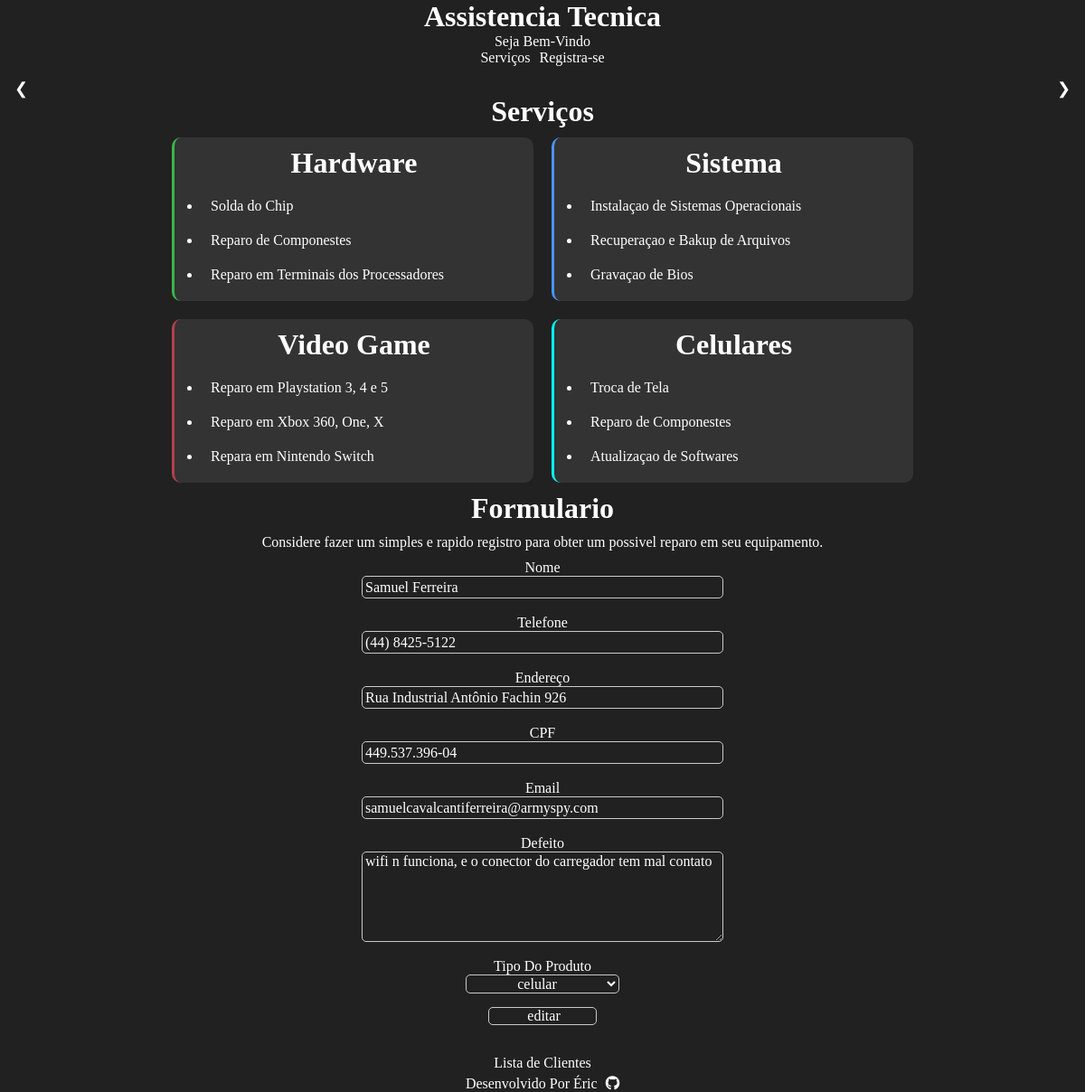
Page /Crud/editar.php?id_cliente=52 on the committed database.
### tables this page shows
CREATE TABLE `cliente` (
  `id_cliente` int(11) NOT NULL AUTO_INCREMENT,
  `nome` varchar(255) NOT NULL,
  `telefone` varchar(255) NOT NULL,
  `endereco` text NOT NULL,
  `cpf` varchar(15) NOT NULL,
  `email` text NOT NULL,
  `defeito` text NOT NULL,
  `id_produto` int(11) DEFAULT NULL,
  `dh_registro` datetime DEFAULT NULL,
  PRIMARY KEY (`id_cliente`)
);

### Poo/ClientesDao.php (called while the page is built, shortened)
<?php
class ClientesDao
{
    public function read_where($id_cliente)
    {
        $sql = "SELECT * FROM cliente WHERE id_cliente = $id_cliente";
        $connection = new Conexao();
        $con =  $connection->getConn();
        return mysqli_query($con, $sql);
    }
}

### Poo/ProdutoDao.php (called while the page is built, shortened)
<?php
class ProdutoDao
{
    public function read()
    {
        $sql = "SELECT * FROM produto";
        $connection = new Conexao();
        $con =  $connection->getConn();
        return mysqli_query($con, $sql);
    }
}

### Crud/editar.php (the view, shortened to what this page needs)
<?php
require_once '../Poo/ClientesDao.php';
$id_clientes = new Clientes();
$id_clientes->get($_GET);
$cliente = new Clientesdao();
$resultado = $cliente->read_where($id_clientes->getId_cliente());
$clientes = mysqli_fetch_array($resultado);
?>
<!DOCTYPE html>
<html lang="pt-br">
<head>
    <link rel="stylesheet" href="../Main/css/Style.css">
    <link rel="stylesheet" href="../Main/css/SliderShow.css">
</head>
<body>
    <header>
        <h1 class="titulos">Assistencia Tecnica</h1>
        <p class="textos">Seja Bem-Vindo</p>
        <nav>
            <ul>
                <li><a href="#Serviços" class="textos">Serviços</a></li>
                <li><a href="#Formulario" class="textos">Registra-se</a></li>
            </ul>
        </nav>
    </header>
    <section class="slideshow-container">
        <div class="mySlides fade">
        </div>
        <a class="prev" onclick="plusSlides(-1)">&#10094;</a>
        <a class="next" onclick="plusSlides(1)">&#10095;</a>
    </section>
    <h1 class="servicos titulos" id="Serviços">Serviços</h1>
    <section class="row">
        <div class="card green">
            <h2 class="titulos">Hardware</h2>
            <p>
            <ul>
                <li class="textos">Solda do Chip</li>
                <li class="textos">Reparo de Componestes</li>
                <li class="textos">Reparo em Terminais dos Processadores</li>
            </ul>
            </p>
        </div>
        <div class="card blue">
            <h2 class="titulos">Sistema</h2>
            <p>
            <ul>
                <li class="textos">Instalaçao de Sistemas Operacionais</li>
                <li class="textos">Recuperaçao e Bakup de Arquivos</li>
                <li class="textos">Gravaçao de Bios</li>
            </ul>
            </p>
        </div>
        <div class="card red">
            <h2 class="titulos">Video Game</h2>
            <p>
            <ul>
                <li class="textos">Reparo em Playstation 3, 4 e 5</li>
                <li class="textos">Reparo em Xbox 360, One, X</li>
                <li class="textos">Repara em Nintendo Switch</li>
            </ul>
            </p>
        </div>
        <div class="card cian">
            <h2 class="titulos">Celulares</h2>
            <p>
            <ul>
                <li class="textos">Troca de Tela</li>
                <li class="textos">Reparo de Componestes</li>
                <li class="textos">Atualizaçao de Softwares</li>
            </ul>
            </p>
        </div>
    </section>
    <section class="form">
        <h1 class="titulos" id="Formulario">Formulario</h1>
        <p class="textos">Considere fazer um simples e rapido registro para obter um possivel reparo em seu equipamento.
        </p>
        <form action="../Crud/update.php" method="post">
            <label for="nome" class="textos">Nome</label>
            <input class="textos" type="text" name="nome" id="nome" placeholder="Digite Seu Nome" required value="<?php echo $clientes['nome']; ?>"><br>
            <label for="telefone" class="textos">Telefone</label>
            <input class="textos" type="tel" name="telefone" id="telefone" placeholder="Digite Seu Telefone" required value="<?php echo $clientes['telefone']; ?>"><br>
            <label for="endereço" class="textos">Endereço</label>
            <input class="textos" type="text" name="endereco" id="endereco" placeholder="Digite Seu Endereço" required value="<?php echo $clientes['endereco']; ?>"><br>
            <label for="cpf" class="textos">CPF</label>
            <input class="textos" type="text" name="cpf" id="cpf" placeholder="Digite Seu Cpf" required value="<?php echo $clientes['cpf']; ?>"><br>
            <label for="email" class="textos">Email</label>
            <input class="textos" type="email" name="email" id="email" placeholder="Digite Seu Email" required value="<?php echo $clientes['email']; ?>"><br>
            <label for="defeito" class="textos">Defeito</label>
            <textarea class="textos" name="defeito" id="defeito" cols="30" rows="10" placeholder="Descreva o Defeito Do Equipamento" required><?php echo $clientes['defeito']; ?></textarea><br>
            <label class="textos" for="defeito">Tipo Do Produto</label>
            <select class="textos" required name="id_produto">
                <?php
                require_once '../Poo/ProdutoDao.php';
                $ProdutoDao = new ProdutoDao();
                $resultado = $ProdutoDao->read();
                while ($produtos = mysqli_fetch_array($resultado)) {
                    if ($produtos['id_produto'] == $clientes['id_produto']) {
                ?>
                        <option selected value="<?php echo $produtos['id_produto']; ?>"><?php echo $produtos['tipo']; ?> </option>
                    <?php
                    } else {
                    ?>
                        <option value="<?php echo $produtos['id_produto']; ?>"><?php echo $produtos['tipo']; ?> </option>
                <?php
                    }
                }
                ?>
            </select>
            <input class="textos" type="submit" name="btn-editar" value="editar"><br>
        </form>
        <a class="textos" href="../Main/TabelaAdm.php">Lista de Clientes</a>
    </section>
    <footer>
        <a target="_black" href="https://github.com/ericrq" class="textos">Desenvolvido Por Éric <i class="fa fa-github"></i></a>
    </footer>
</body>
</html>

### Main/css/Style.css (style rules this page uses)
* { margin: 0; padding: 0; outline: 0; box-sizing: border-box; background-color: #212121; scroll-behavior: smooth; text-decoration: none; }
.titulos { font-family: 'Sriracha', cursive; color: #fff; font-size: 2em; text-align: center; }
.textos { font-family: 'Passion One', cursive; color: #fff; font-size: 1em; }
header { text-align: center; margin-bottom: 10px; }
nav ul { list-style-type: none; margin: 0; padding: 0; display: flex; justify-content: center; }
nav a { margin-left: 5px; margin-right: 5px; }
.servicos { text-align: center; margin-top: 2px; }
.row { display: flex; justify-content: center; align-items: center; }
.card { border-radius: 10px; padding: 10px 30px; width: 400px; transition: all 0.3s ease-out; background-color: #333333; margin: 10px; }
.card h2 { padding-bottom: 10px; }
.card li { padding: 10px; }
.card>p, .card>h2, .card li { background-color: #333333; }
@media (max-width: 1300px) { .row { flex-wrap: wrap; } }
.blue { border-left: 3px solid #4895ff; }
.green { border-left: 3px solid #3bb54a; }
.red { border-left: 3px solid #b3404a; }
.cian { border-left: 3px solid #00ffff; }
.form { display: flex; flex-direction: column; align-items: center; }
form { width: 400px; height: 100%; display: flex; flex-direction: column; align-items: center; }
input { width: 100%; height: 25px; border-radius: 5px; background-color: #212121; border: 1px solid #cacaca; padding-left: 3px; }
::placeholder { font-family: 'Sriracha', cursive; font-size: 1em; color: #fff; text-align: center; }
textarea { border: 1px solid #cacaca; width: 100%; height: 100px; border-radius: 5px; background-color: #212122; padding: 1px 3px 0px 3px; }
select, option { width: 170px; border: 1px solid #cacaca; border-radius: 5px; text-align: center; }
button, input[type="submit"] { margin-top: 15px; border-radius: 5px; width: 30%; height: 100%; background-color: #212121; border: 1px solid #cacaca; cursor: pointer; margin-bottom: 15px; }
.form p { padding: 10px 55px; text-align: center; }
footer { display: flex; flex-direction: column; align-items: center; margin-top: 5px; }
footer i { padding-left: 5px; }

### Main/css/SliderShow.css (style rules this page uses)
* { box-sizing: border-box; margin: 0; padding: 0; }
.slideshow-container { width: 100%; position: relative; margin: auto; }
.mySlides { display: none; }
.prev, .next { cursor: pointer; position: absolute; top: 50%; width: auto; margin-top: -22px; padding: 16px; color: rgb(255, 255, 255); font-size: 18px; text-decoration: none; }
.next { right: 0; border-radius: 3px 0 0 3px; }

### rows in the picture
cliente: nome "Samuel Ferreira", telefone "(44) 8425-5122", endereco "Rua Industrial Antônio Fachin 926", cpf "449.537.396-04", email "samuelcavalcantiferreira@armyspy.com", defeito "wifi n funciona, e o conector do carregador tem mal contato"

### other values in the picture
form field id_produto "celular"
